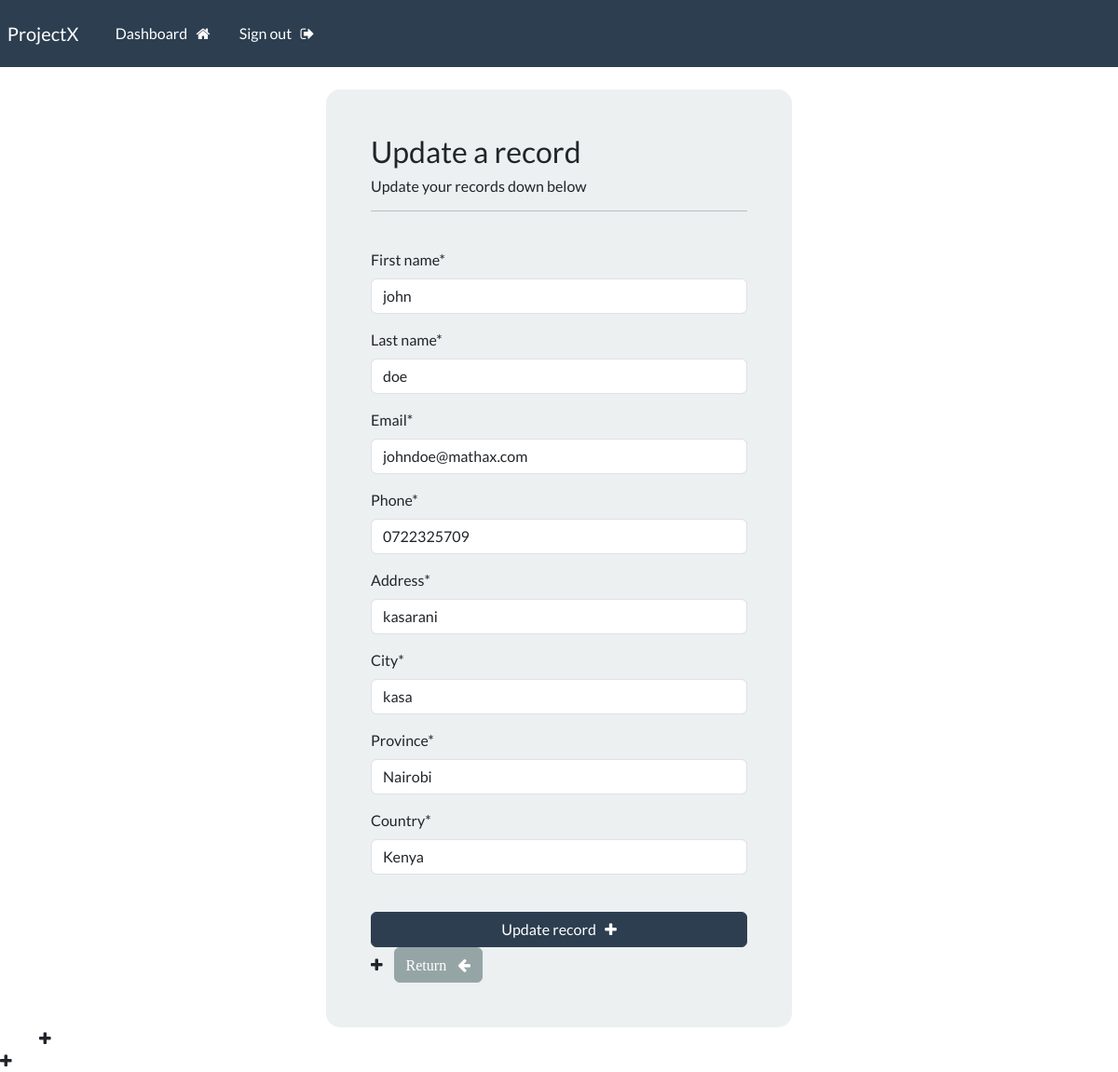
Page /update-record/1 (signed in) on the earlier database version.
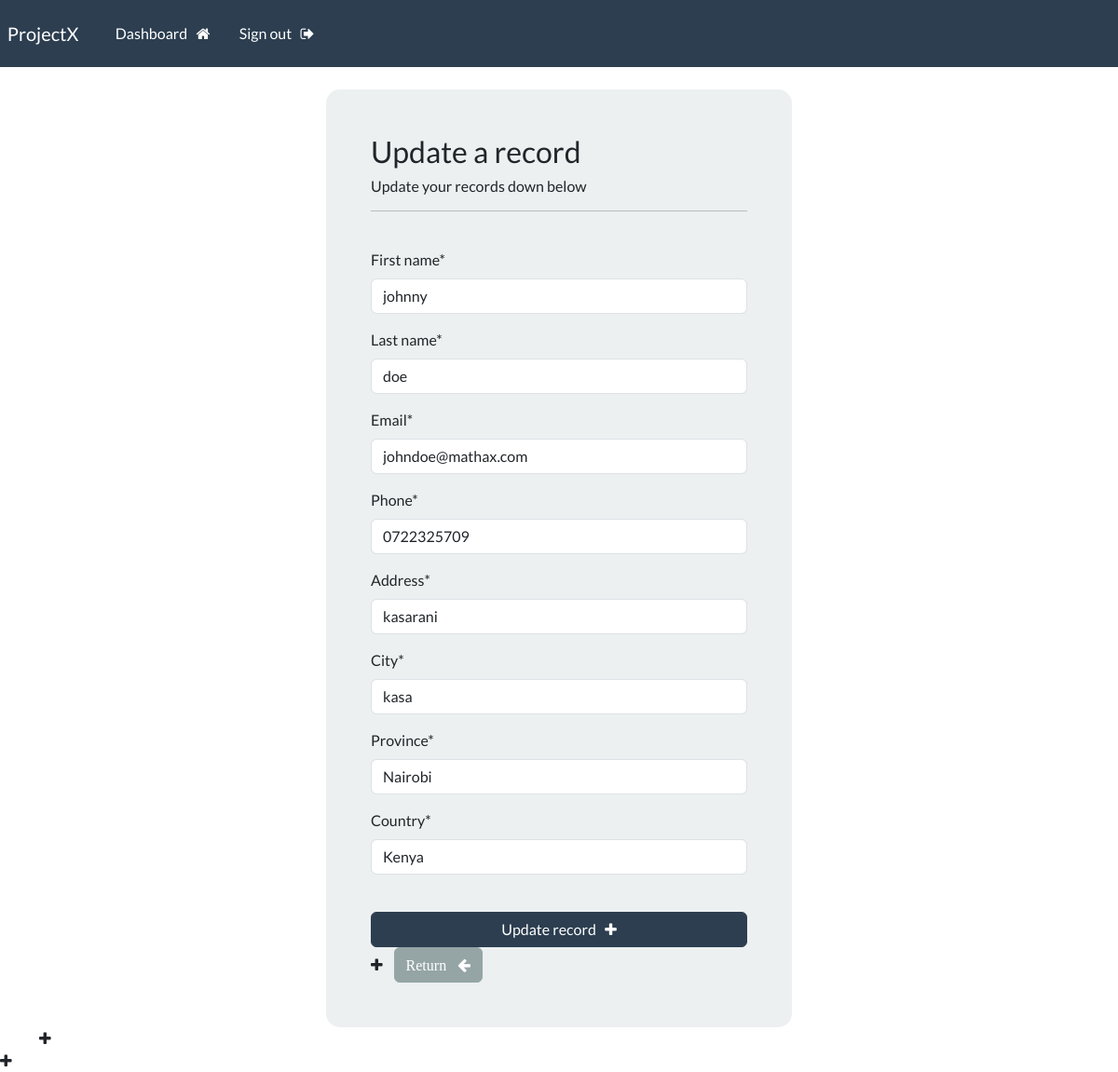
Same page on the later database version.
### webapp/models.py (models this page shows, shortened)
class Record(models.Model): # an id is normally added by django
    creation_date = models.DateTimeField(auto_now_add=True)
    first_name = models.CharField(max_length=100)
    last_name = models.CharField(max_length=100)
    email = models.CharField(max_length=255)
    phone = models.CharField(max_length=20)
    address = models.CharField(max_length=300)
    city = models.CharField(max_length=255)
    province = models.CharField(max_length=200)
    country = models.CharField(max_length=125)

### webapp/views.py (the view)
# urls.py: path('update-record/<int:pk>',views.update_record, name='update-record'),
@login_required(login_url='my-login')
def update_record(request, pk):
    record = Record.objects.get(id=pk)
    form = UpdateRecordForm(instance=record) # we want to get a particular user record
    if request.method == "POST":
        form = UpdateRecordForm(request.POST, instance=record)
        if form.is_valid:
            form.save()
            messages.success(request, "Your record was updated!")
            return redirect('dashboard')
    context = {'form4':form}
    return render(request, 'webapp/update-record.html', context=context)

### webapp/forms.py
class UpdateRecordForm(forms.ModelForm):
    class Meta:
        model = Record
        fields = ['first_name', 'last_name', 'email', 'phone', 'address', 'city', 'province', 'country']

### webapp/templates/webapp/update-record.html (shortened to what this page needs)
{% extends 'webapp/base.html' %}
{% load crispy_forms_tags %}
{% block content %}
<body>
<div class="container bg-light shadow-md p-5 form-layout">
    <h3>Update a record</h3>
    <h6>Update your records down below</h6>
    <hr>
        <br>
        <form method="POST" autocomplete="off">
            {{form4|crispy}}
            <br>
            <button type="submit" class="btn btn-primary w-100 btn-block p-2y">Update record  &nbsp; <i class="fa fa-plus" /> </button>
            <a href="{% url 'dashboard' %}" class="btn btn-secondary">Return &nbsp; <i class="fa fa-arrow-left" aria-hidden="true"></i>
            </a>
        </form>
</div>
</body>
{% endblock %}

Differences in the rows shown:
changed Record "doe": first_name "john" → "johnny"
